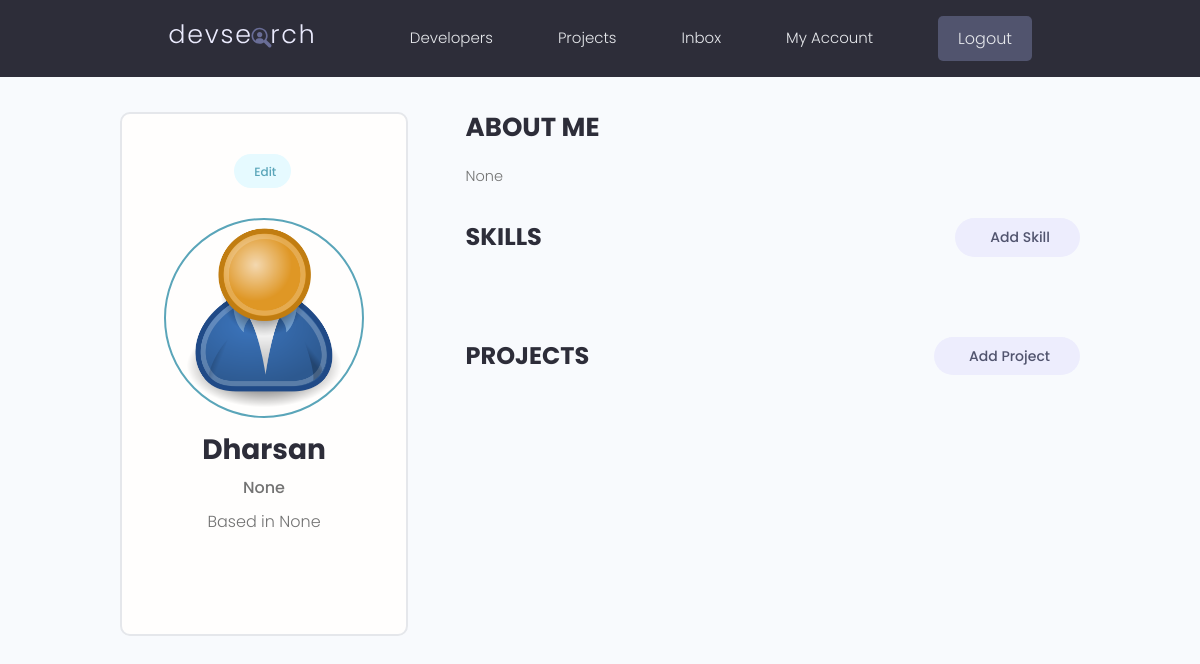
/account/ (signed in), run on the app's committed database.
### users/models.py (models this page shows, shortened)
class Profile(models.Model):
    user = models.OneToOneField(User,on_delete = models.CASCADE,null=True,blank=True)
    name = models.CharField(max_length=200,null=True,blank=True)
    email = models.EmailField(max_length=200,null=True,blank=True)
    username = models.CharField(max_length=200,null=True,blank=True)
    location = models.CharField(max_length=200,null=True,blank=True)
    short_intro = models.CharField(max_length=200,null=True,blank=True)
    bio = models.TextField(null=True,blank=True)
    profile_image = models.ImageField(null=True,blank=True,upload_to = 'profiles/',default='profiles/user-default.png')
    social_github = models.CharField(max_length=200,null=True,blank=True)
    social_twitter = models.CharField(max_length=200,null=True,blank=True)
    social_linkedin = models.CharField(max_length=200,null=True,blank=True)
    social_youtube = models.CharField(max_length=200,null=True,blank=True)
    social_website = models.CharField(max_length=200,null=True,blank=True)
    created = models.DateTimeField(auto_now_add=True)
    id = models.UUIDField(default=uuid.uuid4,unique=True,primary_key=True,editable=False)
    class Meta:
        ordering = ['created']
    @property
    def imgURL(self):
        try:
            url = self.profile_image.url
        except:
            url = ''
        return url

### users/views.py (the view)
# urls.py: path('account/',views.userAccount,name="account"),
@login_required(login_url="login")
def userAccount(request):
    profile = request.user.profile
    skills = profile.skill_set.all()
    projects = profile.project_set.all()
    context = {'profile':profile,'skills':skills,'projects':projects}
    return render (request,'users/account.html',context)

### users/templates/users/account.html (shortened to what this page needs)
{% extends 'main.html' %}
{% block content %}
  <main class="settingsPage profile my-md">
    <div class="container">
      <div class="layout">
        <div class="column column--1of3">
          <div class="card text-center">
            <div class="card__body dev">
              <a class="tag tag--pill tag--main settings__btn" href="{% url 'edit-account' %}"> Edit</a>
              <img class="avatar avatar--xl dev__avatar" src="{{profile.imgURL}}" />
              <h2 class="dev__name">{{profile.name}}</h2>
              <p class="dev__title">{{profile.short_intro}}</p>
              <p class="dev__location">Based in {{profile.location}}</p>
            </div>
          </div>
        </div>
        <div class="column column--2of3">
          <div class="devInfo">
            <h3 class="devInfo__title">About Me</h3>
            <p class="devInfo__about">
              {{profile.bio}}
            </p>
          </div>
          <div class="settings">
            <h3 class="settings__title">Skills</h3>
            <a class="tag tag--pill tag--sub settings__btn tag--lg" href="{% url 'create-skill' %}"> Add Skill</a>
          </div>
          <div class="settings">
            <h3 class="settings__title">Projects</h3>
            <a class="tag tag--pill tag--sub settings__btn tag--lg" href="{% url 'create-project' %}"> Add Project</a>
          </div>
        </div>
      </div>
    </div>
  </main>
  {% endblock content %}

### static/styles/app.css (style rules this page uses)
:root { --color-sub: #2d2d39; }
.card { border: 2px solid var(--color-light); }
img { width: 100%; }
.profile .card > .dev { padding: 4rem; }
.dev__avatar { display: block; margin: auto; }
.dev__name { color: var(--color-sub); font-size: 2.8rem; font-weight: 700; margin-top: 1rem; margin-bottom: 0.5rem; }
.dev__title { font-size: 1.6rem; font-weight: 500; line-height: 1.3; }
.dev__location { margin-top: 1rem; }
.devInfo { margin-bottom: 3rem; }
.devInfo__title, .devInfo__subtitle { font-size: 2.6rem; color: var(--color-sub); text-transform: uppercase; font-weight: 700; margin-bottom: 1.5rem; }
.devInfo__about, .devSkill__info { font-size: 1.45rem; line-height: 1.7; text-align: justify; }
.settingsPage .dev > .settings__btn { display: inline-block; margin-bottom: 3rem; }
.settings { display: flex; justify-content: space-between; align-items: center; }
.settings__title { font-size: 2.4rem; text-transform: uppercase; font-weight: 700; color: var(--color-sub); }

### static/uikit/styles/modules/_variables.css (style rules this page uses)
:root { --color-main: #5aa5b9; --color-main-light: #e6faff; --color-sub: #3f4156; --color-sub-light: #51546e; --color-sub-lighter: #ededfd; --color-text: #737373; --color-gray: #8b8b8b; --color-light: #e5e7eb; --color-light-gray: #767676; --color-bg: #f8fafd; --color-white: #fffefd; --color-white-light: #f3f3f3; --color-success: #359e64; --color-success-bg: #def8e8; --color-error: #fc4b0b; --color-error-bg: #fff2ee; --font-base: 'Poppins', arial, helvetica, 'Segoe UI', roboto, ubuntu, sans-serif; --font-monospace: 'Fira Code', 'Courier New', courier, monospace; --font-regular: 300; --font-medium: 500; --font-bold: 700; --generic-shadow: 1px 1px 5px #00000010; --generic-transition: all 0.3s ease-in-out; }

### static/uikit/styles/modules/_base.css (style rules this page uses)
* { margin: 0; padding: 0; box-sizing: border-box; text-rendering: optimizeLegibility; color: inherit; font-size: inherit; }
html { font-size: 50%; }
@media only screen and (min-width: 480px) { html { font-size: 56.25%; } }
@media only screen and (min-width: 1200px) { html { font-size: 62.5%; } }
body { line-height: 1.6; font-weight: 400; font-size: 1.5rem; color: var(--color-text); background-color: var(--color-bg); min-height: 100vh; }

### static/uikit/styles/modules/_typography.css (style rules this page uses)
* { font-family: var(--font-base); }
h2 { font-size: 3.6rem; font-weight: var(--font-bold); }
h3 { font-size: 3.2rem; font-weight: var(--font-medium); }
p, span, strong { font-size: 1.6rem; color: var(--color-text); font-weight: var(--font-regular); }
a { padding-bottom: 2px; text-decoration: none; display: inline-block; color: var(--color-main); font-weight: var(--font-medium); }

### static/uikit/styles/modules/_utilities.css (style rules this page uses)
.container { width: 92%; max-width: 165rem; margin: 0 auto; box-sizing: border-box; }
@media screen and (min-width: 1000px) { .container { width: 90%; } }
@media screen and (min-width: 1200px) { .container { width: 80%; } }
.text-center { text-align: center; }
.my-md { margin: 3rem auto; }

### static/uikit/styles/modules/_avatar.css (style rules this page uses)
.avatar { border-radius: 50%; border: 2px solid var(--color-main); object-fit: cover; }
.avatar--xl { height: 20rem; width: 20rem; }

### static/uikit/styles/modules/_card.css (style rules this page uses)
.card { border-radius: 1rem; background-color: var(--color-white); border: 1.5px solid var(--color-light); width: auto; height: auto; margin-top: 0.5rem; margin-bottom: 0.5rem; overflow: hidden; }
.card__body, .card__header { padding: 2rem 2.5rem; }

### static/uikit/styles/modules/_tag.css (style rules this page uses)
.tag { display: inline-flex; align-items: center; background-color: var(--color-sub); height: -webkit-fit-content; height: -moz-fit-content; height: fit-content; width: -webkit-fit-content; width: -moz-fit-content; width: fit-content; border-radius: 0.5rem; padding: 0.5rem 1.5rem; font-size: 1.2rem; cursor: pointer; }
.tag:not(:last-child) { margin-right: 0.25rem; margin-bottom: 0.75rem; }
.tag--pill { border-radius: 5rem; }
.tag--main, .tag--main > small { background: var(--color-main-light); color: var(--color-main); font-weight: 500; }
.tag--sub, .tag--sub > small { background: var(--color-sub-lighter); color: var(--color-sub-light); font-weight: 500; }
.tag--lg { padding: 0.8rem 3rem; font-size: 1.4rem; }

### static/uikit/styles/modules/_layout.css (style rules this page uses)
.layout { display: flex; flex-flow: row wrap; justify-content: space-between; }
.layout > .column { margin-bottom: 3rem; }
.layout > .column.column--1of3 { flex-basis: 30%; }
.layout > .column.column--2of3 { flex-basis: 64%; }

### data on the page
Profile: imgURL (placeholder picture), name "Dharsan", short_intro "None", location "None", bio "None"
